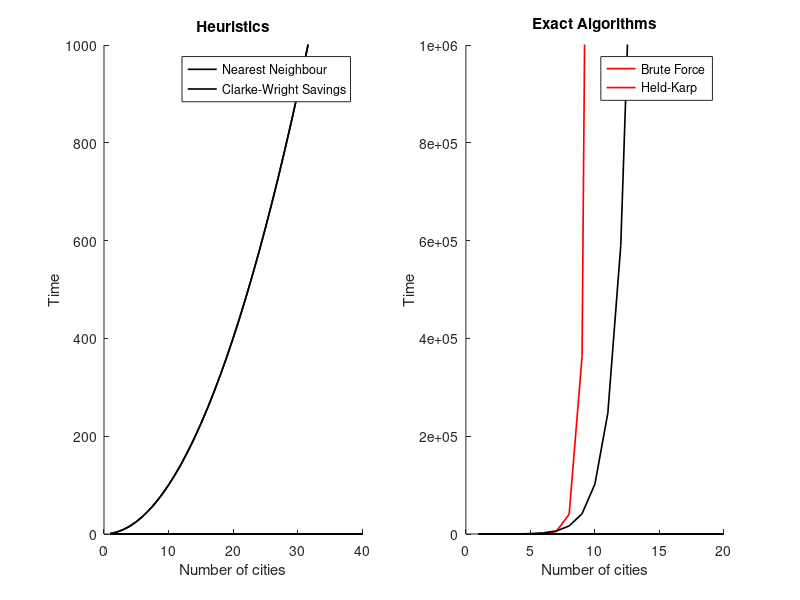

This figure's MATLAB source:
z = 1:1:40;
x = 1:1:20;
bruteForce = zeros(20);
Held_Karp = zeros(20);

for i=1:20
    bruteForce(i) = factorial(x(i));
    Held_Karp(i) = x(i)^2 .* 2^x(i);
end

nearest = zeros(40);
clarke = zeros(40);

for i=1:40
    nearest(i) = z(i)^2;
    clarke(i) = z(i)^2;
end



subplot(1, 2, 1);
hold on
plot(z, clarke, 'LineWidth', 1.2, Color='k')
plot(z, nearest, 'LineWidth', 1.2, Color='k')
legend('Nearest Neighbour', 'Clarke-Wright Savings')
title('Heuristics')
xlabel('Number of cities')
ylabel('Time')
ylim([0, 1000])
hold off

subplot(1, 2, 2);
hold on
plot(x, bruteForce, 'LineWidth', 1.2, Color='r')
plot(x, Held_Karp, 'LineWidth', 1.2, Color='k')
legend('Brute Force', 'Held-Karp')
title('Exact Algorithms')
xlabel('Number of cities')
ylabel('Time')
ylim([0, 1000000])
hold off